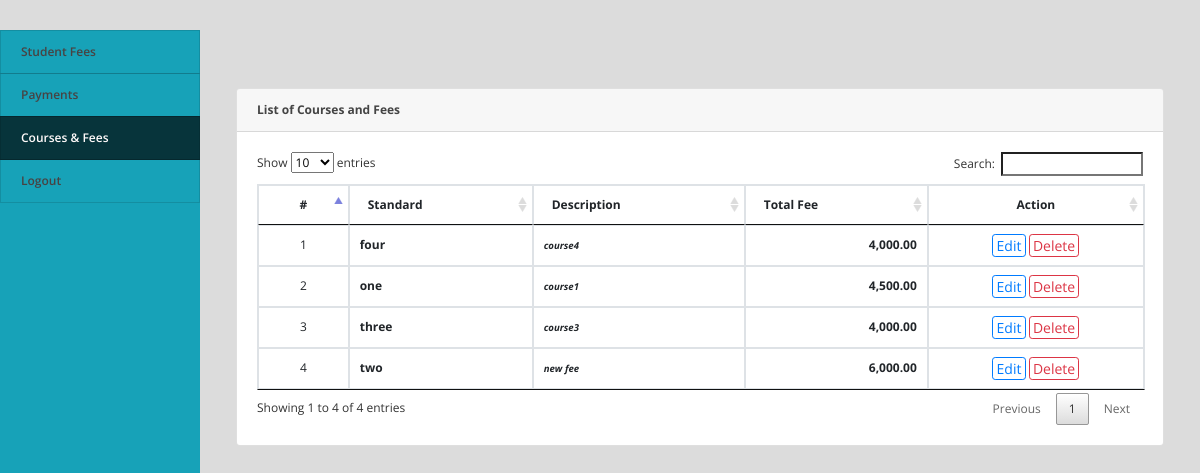
Before: /accountant/index.php?page=courses (signed in) with the older database file.
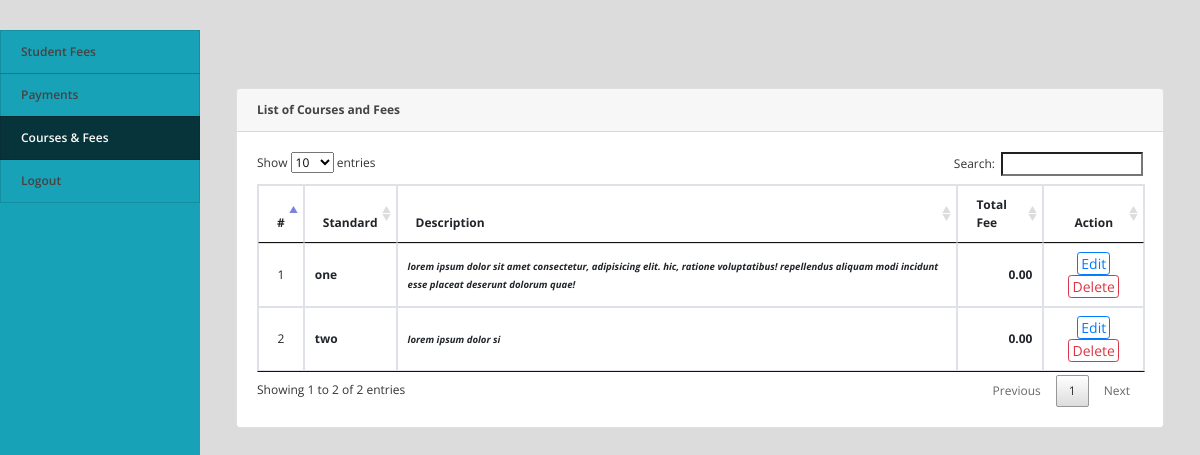
After: the same page with the newer database file.
### tables this page shows
CREATE TABLE `classes` (
  `class_id` int(11) NOT NULL,
  `standard` varchar(255) NOT NULL,
  `subject_ids` varchar(255) NOT NULL,
  `description` varchar(255) NOT NULL,
  `total_amount` int(50) NOT NULL,
  `date_created` datetime NOT NULL DEFAULT current_timestamp(),
  `active` int(1) NOT NULL DEFAULT 1
);

### accountant/courses.php (the view, shortened to what this page needs)
<?php include('../config.php');?>
<div class="container-fluid">
	<div class="col-lg-12">
		<div class="row">
			<div class="col-md-12">
				<div class="card">
					<div class="card-header">
						<b>List of Courses and Fees</b>
					</div>
					<div class="card-body">
						<table class="table table-condensed table-bordered table-hover">
							<thead>
								<tr>
									<th class="text-center">#</th>
									<th class="">Standard</th>
									<th class="">Description</th>
									<th class="">Total Fee</th>
									<th class="text-center">Action</th>
								</tr>
							</thead>
							<tbody>
								<?php
								$i = 1;
								$course = $conn->query("SELECT * FROM classes  order by standard asc ");
								while($row=$course->fetch_assoc()):
								?>
								<tr>
									<td class="text-center"><?php echo $i++ ?></td>
									<td>
										<p> <b><?php echo $row['standard'] ?></b></p>
									</td>
									<td class="">
										 <p><small><i><b><?php echo $row['description'] ?></i></small></p>
									</td>
									<td class="text-right">
										<p> <b><?php echo number_format($row['total_amount'],2) ?></b></p>
									</td>
									<td class="text-center">
										<button class="btn btn-sm btn-outline-primary edit_course" type="button" data-id="<?php echo $row['class_id'] ?>" >Edit</button>
										<button class="btn btn-sm btn-outline-danger delete_course" type="button" data-id="<?php echo $row['class_id'] ?>">Delete</button>
									</td>
								</tr>
								<?php endwhile; ?>
							</tbody>
						</table>
					</div>
				</div>
			</div>
		</div>
	</div>
</div>

### accountant/index.php (shortened to what this page needs)
<!DOCTYPE html>
<html lang="en">
<head>
<?php
 include('header.php');
 ?>
</head>
<body>
	<?php include 'navbar.php' ?>
  <main id="view-panel" >
      <?php $page = isset($_GET['page']) ? $_GET['page'] :'payments'; ?>
  	<?php include $page.'.php' ?>
  </main>
</body>
</html>

### accountant/header.php (shortened to what this page needs)
<link href="assets/vendor/bootstrap/css/bootstrap.min.css" rel="stylesheet">
<link href="assets/DataTables/datatables.min.css" rel="stylesheet">
<link href="assets/css/select2.min.css" rel="stylesheet">
<link href="assets/css/style.css" rel="stylesheet">

### accountant/navbar.php (shortened to what this page needs)
<nav id="sidebar" class='mx-lt-5 bg-info'>
	<div class="sidebar-list">
		<a href="index.php?page=fees" class="nav-item nav-fees"><span class='icon-field'><i class="fa fa-money-check "></i></span> Student Fees</a>
		<a href="index.php?page=payments" class="nav-item nav-payments"><span class='icon-field'><i class="fa fa-receipt "></i></span> Payments</a>
		<a href="index.php?page=courses" class="nav-item nav-courses"><span class='icon-field'><i class="fa fa-scroll "></i></span> Courses & Fees</a>
		<a href="../logout.php" class="nav-item nav-home"><span class='icon-field'><i class="fa fa-tachometer-alt "></i></span> Logout</a>
</nav>

### accountant/assets/css/style.css (style rules this page uses)
body { font-family: "Open Sans", sans-serif; color: #444444; width: 100%; height: calc(100%); font-size: 12px; }
a { color: #1977cc; }
nav#sidebar { height: calc(100%); position: fixed; z-index: 99; left: 0; width: 200px; font-size: 12px; top: 2.5em; }
a.nav-item { position: relative; display: block; padding: .75rem 1.25rem; margin-bottom: -1px; border: 1px solid rgba(0,0,0,.125); color: #484343; font-weight: 600; }
a.nav-item:hover, .nav-item.active { background-color: #000000ad; color: #fffafa; }
main#view-panel { margin-left: 200px; width:calc(100% - 200px); margin-top: 2.8em; padding: .5em }
.btn-sm { padding: .0001rem .2rem; }

### accountant/index.php (style rules this page uses)
body { background: #80808045; }

### accountant/courses.php (style rules this page uses)
td { vertical-align: middle !important; }
td p { margin: unset }

Changed rows visible on the page:
removed classes: standard "four", description "course4", total_amount "4,000.00"
removed classes: standard "three", description "course3", total_amount "4,000.00"
changed classes "one": description "course1" → "lorem ipsum dolor sit amet consectetur, adipisicing elit. hic, ratione voluptatibus! repellendus aliquam modi incidunt esse placeat deserunt dolorum quae!"; total_amount "4,500.00" → "0.00"
changed classes "two": description "new fee" → "lorem ipsum dolor si"; total_amount "6,000.00" → "0.00"
Other visible differences:
text written by a page script: "Show entries Search: Showing 1 to 4 of 4 entries Previous 1 Next" → "Show entries Search: Showing 1 to 2 of 2 entries Previous 1 Next"
